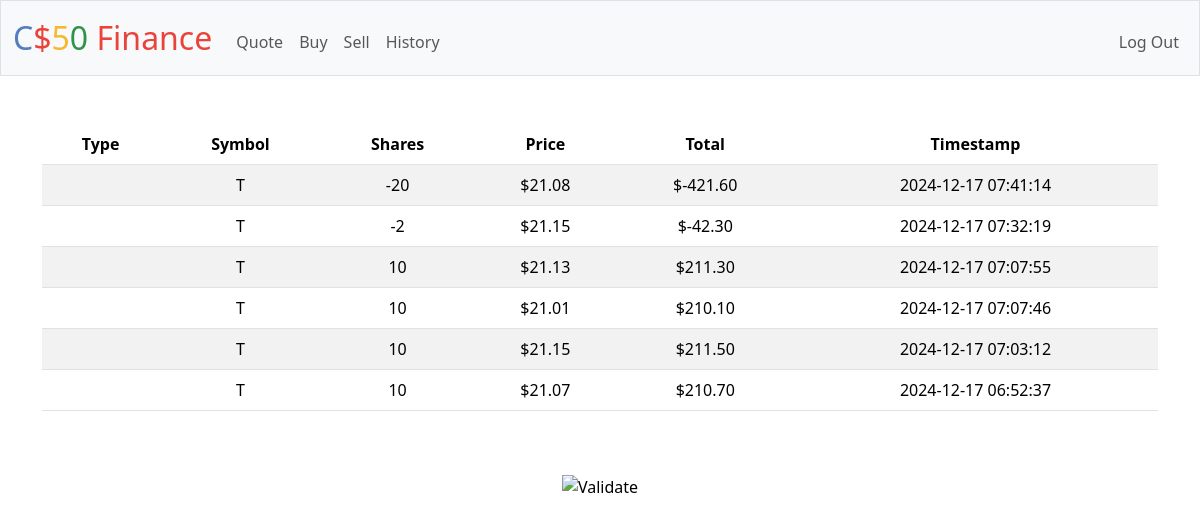
The app's page /history (signed in) with its own data.
### tables this page shows
CREATE TABLE transactions (
    id INTEGER PRIMARY KEY AUTOINCREMENT,
    user_id INTEGER NOT NULL,
    symbol TEXT NOT NULL,
    shares INTEGER NOT NULL,
    price NUMERIC NOT NULL,
    timestamp DATETIME DEFAULT CURRENT_TIMESTAMP,
    FOREIGN KEY (user_id) REFERENCES users(id)
);

### app.py (the view)
@app.route("/history")
@login_required
def history():
    transactions = db.execute(
        "SELECT * FROM transactions WHERE user_id = :user_id ORDER BY timestamp DESC", user_id=session["user_id"])
    return render_template("history.html", transactions=transactions)

### app.py (called while the page is built)
@app.after_request
def after_request(response):
    response.headers["Cache-Control"] = "no-cache, no-store, must-revalidate"
    response.headers["Expires"] = 0
    response.headers["Pragma"] = "no-cache"
    return response

### helpers.py (called while the page is built)
def login_required(f):
    @wraps(f)
    def decorated_function(*args, **kwargs):
        if session.get("user_id") is None:
            return redirect("/login")
        return f(*args, **kwargs)
    return decorated_function

def usd(value):
    return f"${value:,.2f}"

### templates/history.html (shortened to what this page needs)
{% extends "layout.html" %}
{% block main %}
    <table class="table table-striped">
        <thead>
            <tr>
                <th>Type</th>
                <th>Symbol</th>
                <th>Shares</th>
                <th>Price</th>
                <th>Total</th>
                <th>Timestamp</th>
            </tr>
        </thead>
        <tbody>
            {% for transaction in transactions %}
                <tr>
                    <td>{{ transaction.type }}</td>
                    <td>{{ transaction.symbol }}</td>
                    <td>{{ transaction.shares }}</td>
                    <td>{{ transaction["price"]|usd }}</td>
                    <td>{{ (transaction["price"] * transaction["shares"])|usd }}</td>
                    <td>{{ transaction.timestamp }}</td>
                </tr>
            {% endfor %}
        </tbody>
    </table>
{% endblock %}

### templates/layout.html (shortened to what this page needs)
<!DOCTYPE html>
<html lang="en">
    <head>
        <link href="https://cdn.jsdelivr.net/npm/bootstrap@5.3.3/dist/css/bootstrap.min.css" rel="stylesheet">
        <link href="/static/styles.css" rel="stylesheet">
    </head>
    <body>
        <nav class="bg-light border navbar navbar-expand-md navbar-light">
            <div class="container-fluid">
                <a class="navbar-brand" href="/"><span class="blue">C</span><span class="red">$</span><span class="yellow">5</span><span class="green">0</span> <span class="red">Finance</span></a>
                <div class="collapse navbar-collapse" id="navbar">
                    {% if session["user_id"] %}
                        <ul class="navbar-nav me-auto mt-2">
                            <li class="nav-item"><a class="nav-link" href="/quote">Quote</a></li>
                            <li class="nav-item"><a class="nav-link" href="/buy">Buy</a></li>
                            <li class="nav-item"><a class="nav-link" href="/sell">Sell</a></li>
                            <li class="nav-item"><a class="nav-link" href="/history">History</a></li>
                        </ul>
                        <ul class="navbar-nav ms-auto mt-2">
                            <li class="nav-item"><a class="nav-link" href="/logout">Log Out</a></li>
                        </ul>
                    {% else %}
                        <ul class="navbar-nav ms-auto mt-2">
                            <li class="nav-item"><a class="nav-link" href="/register">Register</a></li>
                            <li class="nav-item"><a class="nav-link" href="/login">Log In</a></li>
                        </ul>
                    {% endif %}
                </div>
            </div>
        </nav>
        <main class="container py-5 text-center">
            {% block main %}{% endblock %}
        </main>
        <footer class="mb-5">
            <form action="https://validator.w3.org/check" class="text-center" enctype="multipart/form-data" method="post" target="_blank">
                <input alt="Validate" src="/static/I_heart_validator.png" type="image">
            </form>
        </footer>
    </body>
</html>

### static/styles.css (style rules this page uses)
nav .navbar-brand { font-size: xx-large; }
nav .navbar-brand .blue { color: #537fbe; }
nav .navbar-brand .red { color: #ea433b; }
nav .navbar-brand .yellow { color: #f5b82e; }
nav .navbar-brand .green { color: #2e944b; }

### records on screen
transactions: (transaction['price']*transaction['shares'])|usd "$-421.60"
transactions: (transaction['price']*transaction['shares'])|usd "$-42.30"
transactions: (transaction['price']*transaction['shares'])|usd "$211.30"
transactions: (transaction['price']*transaction['shares'])|usd "$210.10"
transactions: (transaction['price']*transaction['shares'])|usd "$211.50"
transactions: (transaction['price']*transaction['shares'])|usd "$210.70"
